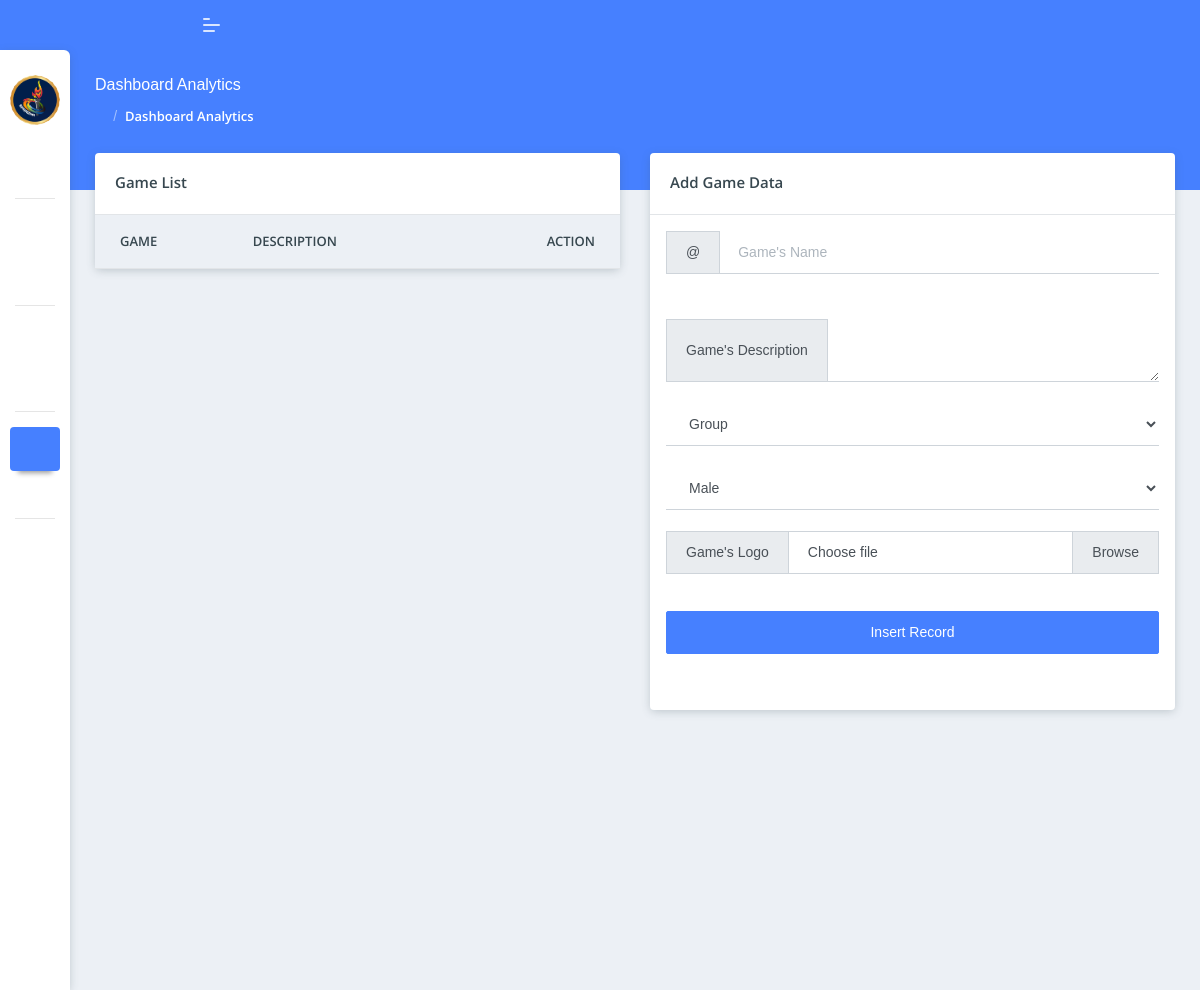
Before: /admin/game_management.php (signed in) with the older database file.
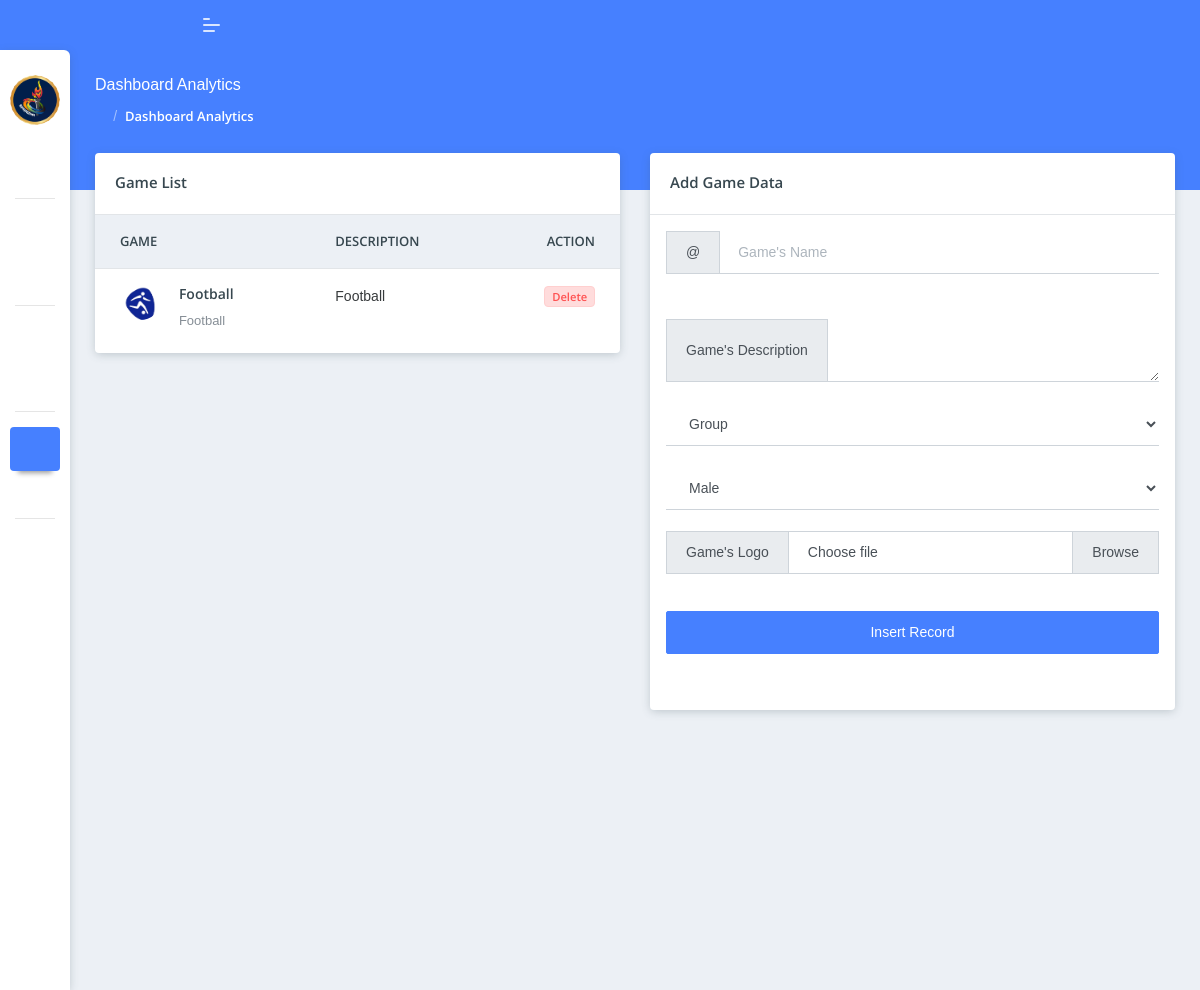
After: the same page with the newer database file.
### tables this page shows
CREATE TABLE `game_data` (
  `game_id` int(11) NOT NULL,
  `game_name` text NOT NULL,
  `game_description` text NOT NULL,
  `game_type` text NOT NULL,
  `game_logo` text NOT NULL,
  `created_at` text NOT NULL
);

### admin/game_management.php (the view, shortened to what this page needs)
<?php include('./components/header.php'); ?>
<?php include('./connections/functions.php'); ?>
<body class="">
    <?php include('./components/sidebar.php'); ?>
    <?php include('./components/top_bar.php'); ?>
    <div class="pcoded-main-container">
        <div class="pcoded-content">
            <div class="page-header">
                <div class="page-block">
                    <div class="row align-items-center">
                        <div class="col-md-12">
                            <div class="page-header-title">
                                <h5 class="m-b-10">Dashboard Analytics</h5>
                            </div>
                            <ul class="breadcrumb">
                                <li class="breadcrumb-item"><a href="index.html"><i class="feather icon-home"></i></a></li>
                                <li class="breadcrumb-item"><a href="#!">Dashboard Analytics</a></li>
                            </ul>
                        </div>
                    </div>
                </div>
            </div>
            <div class="row">
                <div class="col-xl-6 col-md-12">
                    <div class="card table-card">
                        <div class="card-header">
                            <h5>Game List</h5>
                            <div class="card-header-right">
                                <div class="btn-group card-option">
                                    <button type="button" class="btn dropdown-toggle" data-toggle="dropdown" aria-haspopup="true" aria-expanded="false">
                                        <i class="feather icon-more-horizontal"></i>
                                    </button>
                                </div>
                            </div>
                        </div>
                        <div class="card-body p-0">
                            <div class="table-responsive">
                                <table class="table table-hover mb-0">
                                    <thead>
                                        <tr>
                                            <th>
                                                Game
                                            </th>
                                            <th>Description</th>
                                            <th class="text-right">Action</th>
                                        </tr>
                                    </thead>
                                    <tbody>
                                        <?php
                                        $fetch_all_Games = mysqli_query($conn, "SELECT * FROM `game_data`");
                                        while ($row = mysqli_fetch_array($fetch_all_Games)) {
                                            $game_id = $row['game_id'];
                                            $game_name = $row['game_name'];
                                            $game_description = $row['game_description'];
                                            $game_logo = $row['game_logo'];
                                            echo '<tr>
                                            <td>
                                                <div class="d-inline-block align-middle">
                                                    <img src="' . $game_logo . '" alt="user image" class="img-radius wid-40 align-top m-r-15">
                                                    <div class="d-inline-block">
                                                        <h6>' . $game_name . '</h6>
                                                        <p class="text-muted m-b-0 text-truncate" style="max-width: 150px;">' . $game_name . '</p>
                                                    </div>
                                                </div>
                                            </td>
                                            <td class="text-truncate" style="max-width: 150px;">' . $game_description . '</td>
                                            <td class="text-right">
                                            <button onclick="deleteGame(' . $game_id . ')" class="btn badge badge-light-danger">Delete</button>
                                            </td>
                                        </tr>';
                                        }
                                        ?>
                                    </tbody>
                                </table>
                            </div>
                        </div>
                    </div>
                </div>
                <div class="col-lg-6 col-md-12">
                    <div class="card table-card review-card">
                        <div class="card-header">
                            <h5>Add Game Data</h5>
                            <div class="card-header-right">
                                <div class="btn-group card-option">
                                    <button type="button" class="btn dropdown-toggle" data-toggle="dropdown" aria-haspopup="true" aria-expanded="false">
                                        <i class="feather icon-more-horizontal"></i>
                                    </button>
                                </div>
                            </div>
                        </div>
                        <div class="card-body">
                            <form action="./game_management.php" method="post" enctype="multipart/form-data">
                                <div class="">
                                    <div class="card-body m-3">
                                        <div class="input-group mb-4">
                                            <div class="input-group-prepend">
                                                <span class="input-group-text" id="basic-addon1">@</span>
                                            </div>
                                            <input type="text" class="form-control" placeholder="Game's Name" name="game_name" aria-label="Username" aria-describedby="basic-addon1">
                                        </div><br>
                                        <div class="input-group">
                                            <div class="input-group-prepend">
                                                <span class="input-group-text">Game's Description</span>
                                            </div>
                                            <textarea class="form-control" name="game_description" aria-label="With textarea"></textarea>
                                        </div><br>
                                        <div class="input-group">
                                            <select class="form-control" name="game_type" id="game_type">
                                                <option value="Group">Group</option>
                                            </select>
                                        </div><br>
                                        <div class="input-group">
                                            <select class="form-control" name="game_type" id="game_type">
                                                <option value="Male">Male</option>
                                            </select>
                                        </div><br>
                                        <div class="input-group mb-3">
                                            <div class="input-group-prepend">
                                                <span class="input-group-text">Game's Logo</span>
                                            </div>
                                            <div class="custom-file">
                                                <label class="custom-file-label" for="inputgroupFile01">Choose file</label>
                                            </div>
                                        </div><br>
                                        <div class="input-group">
                                            <input type="submit" value="Insert Record" name="inser_game_record" class="btn btn-primary col-md-12">
                                        </div>
                                    </div>
                                </div>
                            </form>
                        </div>
                    </div>
                </div>
            </div>
        </div>
    </div>
    <?php include('./components/scripts.php'); ?>

### admin/components/header.php (shortened to what this page needs)
<!DOCTYPE html>
<html lang="en">
<head>
    <link rel="stylesheet" href="assets/css/style.css">
</head>

### admin/components/sidebar.php (shortened to what this page needs)
<nav class="pcoded-navbar menu-light ">
	<div class="navbar-wrapper  ">
		<div class="navbar-content scroll-div ">
			<div class="">
				<div class="main-menu-header">
					<img class="img-radius" src="assets/images/logo-bg.png" alt="User-Profile-Image">
					<div class="user-details">
					</div>
				</div>
			</div>
			<ul class="nav pcoded-inner-navbar ">
				<li class="nav-item pcoded-menu-caption">
				</li>
				<li class="nav-item">
					<a href="./index.php" class="nav-link "><span class="pcoded-micon"><i class="feather icon-home"></i></span><span class="pcoded-mtext">Dashboard</span></a>
				</li>
				<li class="nav-item pcoded-menu-caption">
				</li>
				<li class="nav-item">
					<a href="./user_management.php" class="nav-link "><span class="pcoded-micon"><i class="feather icon-file-text"></i></span><span class="pcoded-mtext">User</span></a>
				</li>
				<li class="nav-item pcoded-menu-caption">
				</li>
				<li class="nav-item">
					<a href="./game_management.php" class="nav-link "><span class="pcoded-micon"><i class="feather icon-file-text"></i></span><span class="pcoded-mtext">Game</span></a>
				</li>
				<li class="nav-item pcoded-menu-caption">
				</li>
				<li class="nav-item">
					<a href="./collage_management.php" class="nav-link "><span class="pcoded-micon"><i class="feather icon-file-text"></i></span><span class="pcoded-mtext">Collage</span></a>
				</li>
			</ul>
		</div>
	</div>
</nav>

### admin/components/top_bar.php (shortened to what this page needs)
<header class="navbar pcoded-header navbar-expand-lg navbar-light header-blue">
    <div class="m-header">
        <a class="mobile-menu" id="mobile-collapse" href="#!"><span></span></a>
    </div>
    <div class="collapse navbar-collapse">
        <ul class="navbar-nav mr-auto">
            <li class="nav-item">
                <a href="#!" class="pop-search"><i class="feather icon-search"></i></a>
            </li>
        </ul>
        <ul class="navbar-nav ml-auto">
            <li>
                <div class="dropdown">
                    <a class="dropdown-toggle" href="#" data-toggle="dropdown"><i class="icon feather icon-bell"></i></a>
                </div>
            </li>
            <li>
                <div class="dropdown drp-user">
                    <a href="#" class="dropdown-toggle" data-toggle="dropdown">
                        <i class="feather icon-user"></i>
                    </a>
                </div>
            </li>
        </ul>
    </div>
</header>

### admin/components/scripts.php (shortened to what this page needs)
</body>
</html>

Changed rows visible on the page:
added game_data: game_logo (picture), game_name "Football", game_description "Football"
